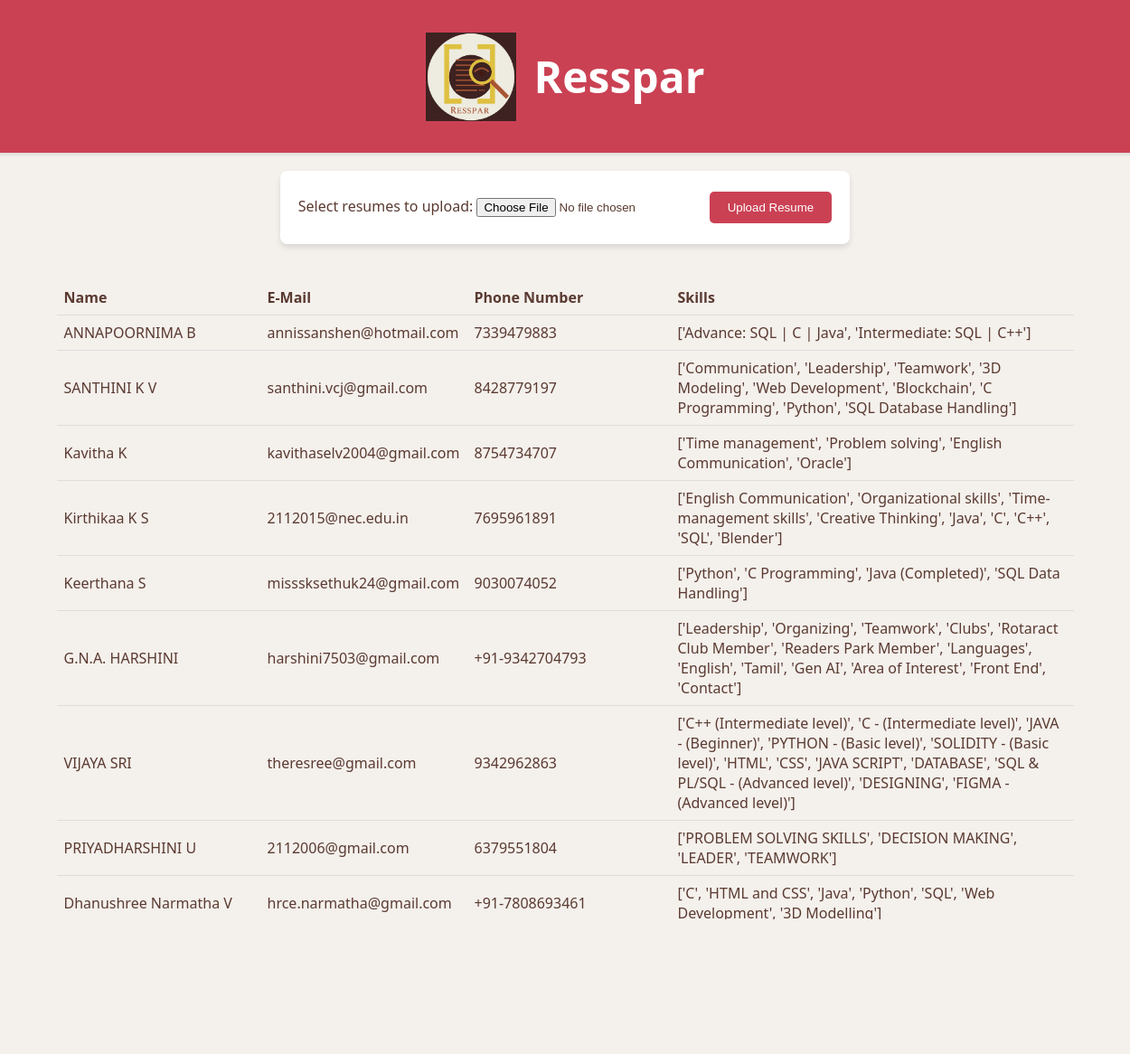
Screenshot of /upload with the database file from the repository.
### tables this page shows
CREATE TABLE resume (id TEXT,name TEXT,email TEXT,phone TEXT,skills TEXT);

### app.py (the view)
@app.route("/upload")
def upload():
    resumes = conn.execute("select * from resume;").fetchall()
    print(resumes)
    return render_template("upload.html",items=resumes)

### templates/upload.html (shortened to what this page needs)
<!DOCTYPE html>
<html lang="en">
<head>
</head>
<body>
    <div class="header">
        <img src="/static/logo1.jpg" alt="Resspar Logo">
        <h1>Resspar</h1>
    </div>
    <form class="upload-form" action="/uploadresume" method="post" enctype="multipart/form-data">
        Select resumes to upload:
        <input type="file" name="resumes" id="resumes" accept=".pdf">
        <button type="submit">Upload Resume</button>
    </form>
    <table style="width:90%">
        <tr>
          <th style="width:20%">Name</th>
          <th style="width:20%">E-Mail</th>
          <th style="width:20%">Phone Number</th>
          <th>Skills</th>
        </tr>
        {% for item in items %}
        <tr>
            <td>{{item[1]}}</td>
            <td>{{item[2]}}</td>
            <td>{{item[3]}}</td>
            <td>{{item[4]}}</td>
          </tr>
        {% endfor %}
      </table>
      <a href="/filter"><button type="button" style="margin:20px ;">Filter Canditates</button> </a>
</body>
</html>

### templates/upload.html (style rules this page uses)
body { font-family: 'Segoe UI', Tahoma, Geneva, Verdana, sans-serif; background-color: #f4f0ec; color: #5a3a31; margin: 0; padding: 0; display: flex; flex-direction: column; align-items: center; }
.header { background-color: #cb4154; color: white; padding: 20px 40px; width: 100%; box-shadow: 0 2px 4px rgba(0, 0, 0, 0.1); display: flex; justify-content: center; align-items: center; }
.header img { width: 100px; height: auto; margin-right: 20px; }
.header h1 { font-size: 3em; }
.upload-form { margin: 20px; padding: 20px; background: white; border-radius: 8px; box-shadow: 0 4px 6px rgba(0,0,0,0.1); }
input[type="file"] { margin: 10px 0; }
button { background-color: #cb4154; color: white; padding: 10px 20px; border: none; border-radius: 5px; cursor: pointer; }
table { margin-top: 20px; border-collapse: collapse; width: 100%; }
th, td { text-align: left; padding: 8px; border-bottom: 1px solid #ddd; }

### rows the page displays
resume: name "ANNAPOORNIMA B", email "annissanshen@hotmail.com", phone "7339479883", skills "['Advance: SQL | C | Java', 'Intermediate: SQL | C++']"
resume: name "SANTHINI K V", email "santhini.vcj@gmail.com", phone "8428779197", skills "['Communication', 'Leadership', 'Teamwork', '3D Modeling', 'Web Development', 'Blockchain', 'C Programming', 'Python', 'SQL Database Handling']"
resume: name "Kavitha K", email "kavithaselv2004@gmail.com", phone "8754734707", skills "['Time management', 'Problem solving', 'English Communication', 'Oracle']"
resume: name "Kirthikaa K S", email "2112015@nec.edu.in", phone "7695961891", skills "['English Communication', 'Organizational skills', 'Time-management skills', 'Creative Thinking', 'Java', 'C', 'C++', 'SQL', 'Blender']"
resume: name "Keerthana S", email "misssksethuk24@gmail.com", phone "9030074052", skills "['Python', 'C Programming', 'Java (Completed)', 'SQL Data Handling']"
resume: name "G.N.A. HARSHINI", email "harshini7503@gmail.com", phone "+91-9342704793", skills "['Leadership', 'Organizing', 'Teamwork', 'Clubs', 'Rotaract Club Member', 'Readers Park Member', 'Languages', 'English', 'Tamil', 'Gen AI', 'Area of Interest', 'Front End', 'Contact']"
resume: name "VIJAYA SRI", email "theresree@gmail.com", phone "9342962863", skills "['C++ (Intermediate level)', 'C - (Intermediate level)', 'JAVA - (Beginner)', 'PYTHON - (Basic level)', 'SOLIDITY - (Basic level)', 'HTML', 'CSS', 'JAVA SCRIPT', 'DATABASE', 'SQL & PL/SQL - (Advanced level)', 'DESIGNING', 'FIGMA - (Advanced level)']"
resume: name "PRIYADHARSHINI U", email "2112006@gmail.com", phone "6379551804", skills "['PROBLEM SOLVING SKILLS', 'DECISION MAKING', 'LEADER', 'TEAMWORK']"
resume: name "Dhanushree Narmatha V", email "hrce.narmatha@gmail.com", phone "+91-7808693461", skills "['C', 'HTML and CSS', 'Java', 'Python', 'SQL', 'Web Development', '3D Modelling']"
